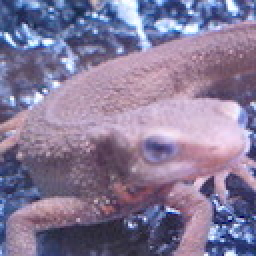
#> input picture Question_41_50/answers/imori.jpg, 128 x 128 px (shown 2 times larger)
$ python 41_Canny_Edge_Detection_1_Edge_Strength.py
#> lines starting #> are read from the running program, lines starting #| are printed output that depends on the picture
import cv2
import numpy as np
import matplotlib.pyplot as plt

# Read image
img = cv2.imread("./imori.jpg").astype(np.float32)
H, W, C = img.shape
#> H = 128; W = 128; C = 3

# Gray
gray = 0.2126 * img[..., 2] + 0.7152 * img[..., 1] + 0.0722 * img[..., 0]
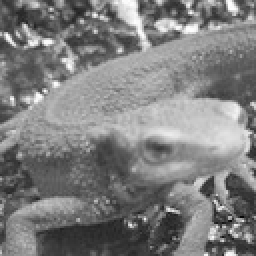
#> gray: shape (128, 128) float32 (shown 2 times larger); min 6.71, max 254.4, mean 126.7

# Gaussian Filter
K_size = 5
sigma = 1.4

## Zero padding
pad = K_size // 2
gau = np.zeros((H + pad*2, W + pad*2), dtype=np.float32)
#gau[pad:pad+H, pad:pad+W] = gray.copy().astype(np.float32)
gau = np.pad(gray, (pad, pad), 'edge')
tmp = gau.copy()

## Kernel
K = np.zeros((K_size, K_size), dtype=np.float32)
for x in range(-pad, -pad+K_size):
    for y in range(-pad, -pad+K_size):
        K[y+pad, x+pad] = np.exp( -(x**2 + y**2) / (2* (sigma**2)))
K /= (sigma * np.sqrt(2 * np.pi))
K /= K.sum()

for y in range(H):
    for x in range(W):
        gau[pad+y, pad+x] = np.sum(K * tmp[y:y+K_size, x:x+K_size])
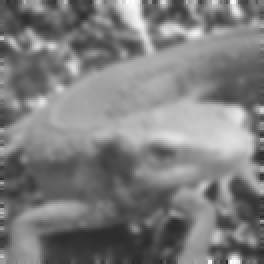
#> gau: shape (132, 132) float32 (shown 2 times larger); min 41.48, max 253.7, mean 125.8

## Sobel vertical
KSV = np.array(((-1., -2., -1.), (0., 0., 0.), (1., 2., 1.)), dtype=np.float32)
## Sobel horizontal
KSH = np.array(((-1., 0., 1.), (-2., 0., 2.), (-1., 0., 1.)), dtype=np.float32)

gau = gau[pad-1:H+pad+1, pad-1:W+pad+1]
#> gau: shape (130, 130) float32
fy = np.zeros_like(gau, dtype=np.float32)
fx = np.zeros_like(gau, dtype=np.float32)
K_size = 3
pad = K_size // 2

for y in range(H):
    for x in range(W):
        fy[pad+y, pad+x] = np.sum(KSV * gau[y:y+K_size, x:x+K_size])
        fx[pad+y, pad+x] = np.sum(KSH * gau[y:y+K_size, x:x+K_size])
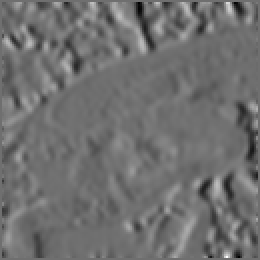
#> fx: shape (130, 130) float32 (shown 2 times larger); min -366.6, max 469.1, mean -0.3; drawn with min black and max white
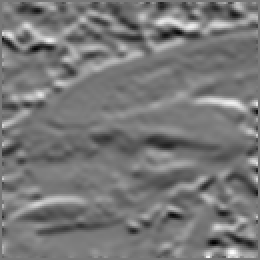
#> fy: shape (130, 130) float32 (shown 2 times larger); min -297.1, max 329.9, mean -1.8; drawn with min black and max white

fx = fx[pad:pad+H, pad:pad+W]
#> fx: shape (128, 128) float32
fy = fy[pad:pad+H, pad:pad+W]
#> fy: shape (128, 128) float32

# Non-maximum suppression
edge = np.sqrt(np.power(fx, 2) + np.power(fy, 2))
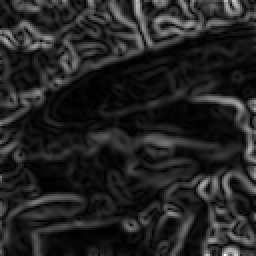
#> edge: shape (128, 128) float32 (shown 2 times larger); min 0.367, max 483, mean 67.5; drawn with min black and max white
fx[fx == 0] = 1e-5
tan = np.arctan(fy / fx)
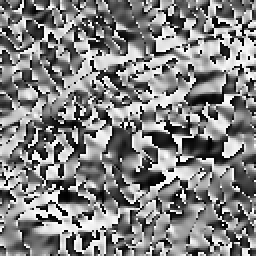
#> tan: shape (128, 128) float32 (shown 2 times larger); min -1.57, max 1.57, mean 0.0305; drawn with min black and max white
## Angle quantization
angle = np.zeros_like(tan, dtype=np.uint8)
angle[np.where((tan > -0.4142) & (tan <= 0.4142))] = 0
angle[np.where((tan > 0.4142) & (tan < 2.4142))] = 45
angle[np.where((tan >= 2.4142) | (tan <= -2.4142))] = 95
angle[np.where((tan > -2.4142) & (tan <= -0.4142))] = 135

out = angle.astype(np.uint8)

# Save result
cv2.imwrite("out.jpg", out)
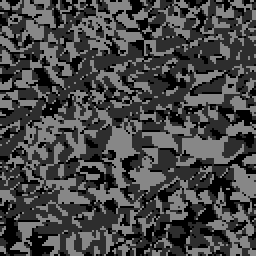
#> saved as out.jpg: shape (128, 128) (shown 2 times larger); min 0, max 135, mean 70.3
cv2.imshow("result", out)

# Wait until a key pressed
cv2.waitKey(0)

# Destroy all the windows opened before
cv2.destroyAllWindows()

$ run again, with Question_41_50/answers/answer_41_1.jpg copied over Question_41_50/answers/imori.jpg
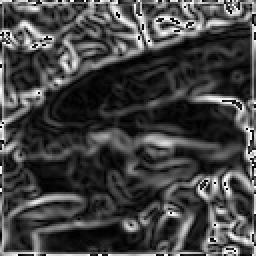
#> input picture Question_41_50/answers/answer_41_1.jpg, 128 x 128 px (shown 2 times larger)
#> after the loop `for y in range(H):`:
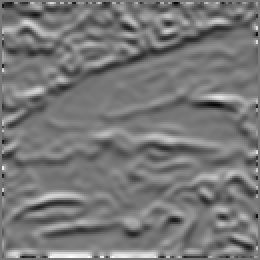
#> fy: shape (130, 130) float32 (shown 2 times larger); min -455.2, max 513, mean 0.3; drawn with min black and max white
#> `cv2.imwrite("out.jpg", out)`:
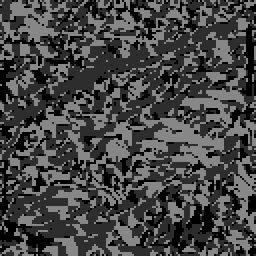
#> saved as out.jpg: shape (128, 128) (shown 2 times larger); min 0, max 135, mean 69.1
